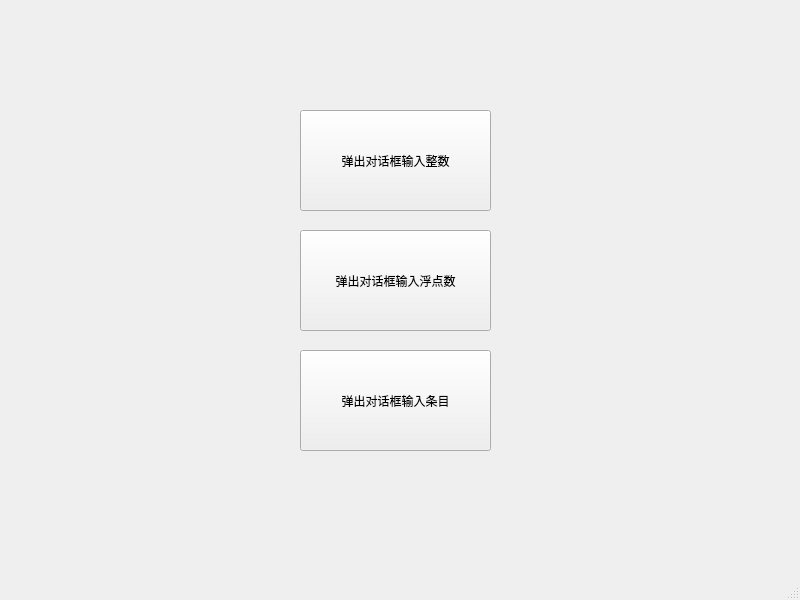
<?xml version="1.0" encoding="UTF-8"?>
<ui version="4.0">
 <class>MainWindow</class>
 <widget class="QMainWindow" name="MainWindow">
  <property name="geometry">
   <rect>
    <x>0</x>
    <y>0</y>
    <width>800</width>
    <height>600</height>
   </rect>
  </property>
  <property name="windowTitle">
   <string>MainWindow</string>
  </property>
  <widget class="QWidget" name="centralwidget">
   <widget class="QPushButton" name="pushButton">
    <property name="geometry">
     <rect>
      <x>300</x>
      <y>110</y>
      <width>191</width>
      <height>101</height>
     </rect>
    </property>
    <property name="text">
     <string>弹出对话框输入整数</string>
    </property>
   </widget>
   <widget class="QPushButton" name="pushButton_2">
    <property name="geometry">
     <rect>
      <x>300</x>
      <y>230</y>
      <width>191</width>
      <height>101</height>
     </rect>
    </property>
    <property name="text">
     <string>弹出对话框输入浮点数</string>
    </property>
   </widget>
   <widget class="QPushButton" name="pushButton_3">
    <property name="geometry">
     <rect>
      <x>300</x>
      <y>350</y>
      <width>191</width>
      <height>101</height>
     </rect>
    </property>
    <property name="text">
     <string>弹出对话框输入条目</string>
    </property>
   </widget>
  </widget>
  <widget class="QMenuBar" name="menubar">
   <property name="geometry">
    <rect>
     <x>0</x>
     <y>0</y>
     <width>800</width>
     <height>26</height>
    </rect>
   </property>
  </widget>
  <widget class="QStatusBar" name="statusbar"/>
 </widget>
 <resources/>
 <connections/>
</ui>
